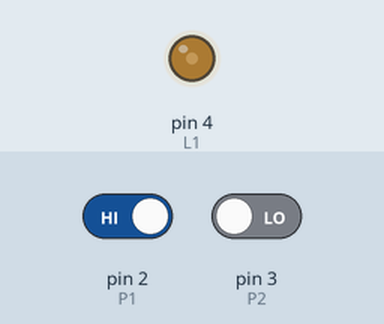
Recording of a sketch running on a simulated Arduino Uno, built with avr-gcc and run on an emulated ATmega328P. Parts: output pins drawn as LEDs (lit = HIGH). Inputs (shaded band) come from the test bench; at power-on: pin 2 (P1) HIGH, pin 3 (P2) LOW.

Above: at 1.2 s.
1.3 s: pin 2 (P1) driven LOW
At 2.3 s:
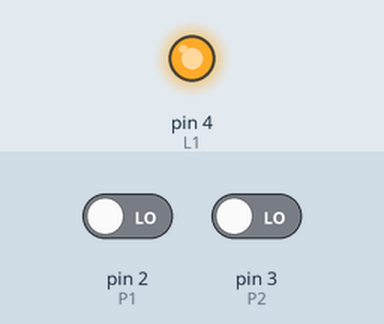
2.8 s: pin 2 (P1) driven HIGH
5.8 s: pin 3 (P2) driven HIGH
At 7.0 s:
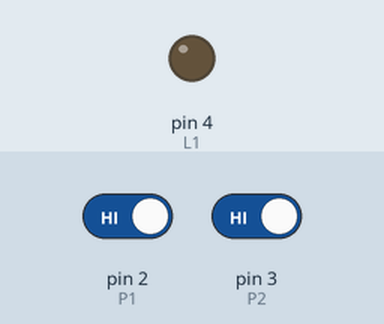
7.3 s: pin 3 (P2) driven LOW
At 8.3 s:
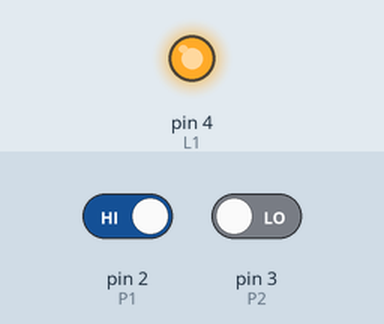
Timing chart, 0 to 10.3 s (numbered marks = the images above; inputs shaded):
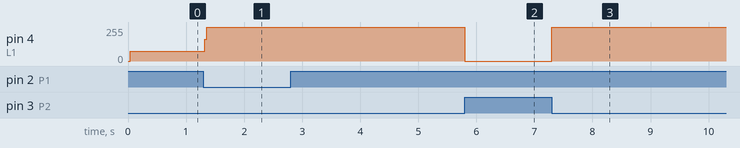

Measured:
- after the input at 1.3 s, pin 4 (L1): 73/255 → 255/255 at once
- after the input at 5.8 s, pin 4 (L1): 255/255 → 0/255 at once
- after the input at 7.3 s, pin 4 (L1): 0/255 → 255/255 at once

The sketch:

Remplissage_D_un_Bouteille.ino
```cpp
#define L1 4
#define P1 2
#define P2 3
int aux;
int tempo;

void setup() {
  pinMode(L1, OUTPUT);
  pinMode(P1, INPUT);
  pinMode(P2, INPUT);
}

void loop() {

  digitalWrite(L1,LOW);

 if(!digitalRead(P1)){
  aux = millis();
  digitalWrite(L1,HIGH);
  while(!digitalRead(P1)){
    tempo = millis()-aux;
  }
 }

 digitalWrite(L1,LOW);


  if(!digitalRead(P2)){
    digitalWrite(L1,HIGH);
    delay(tempo);
    digitalWrite(L1,LOW);
  }
}
```
